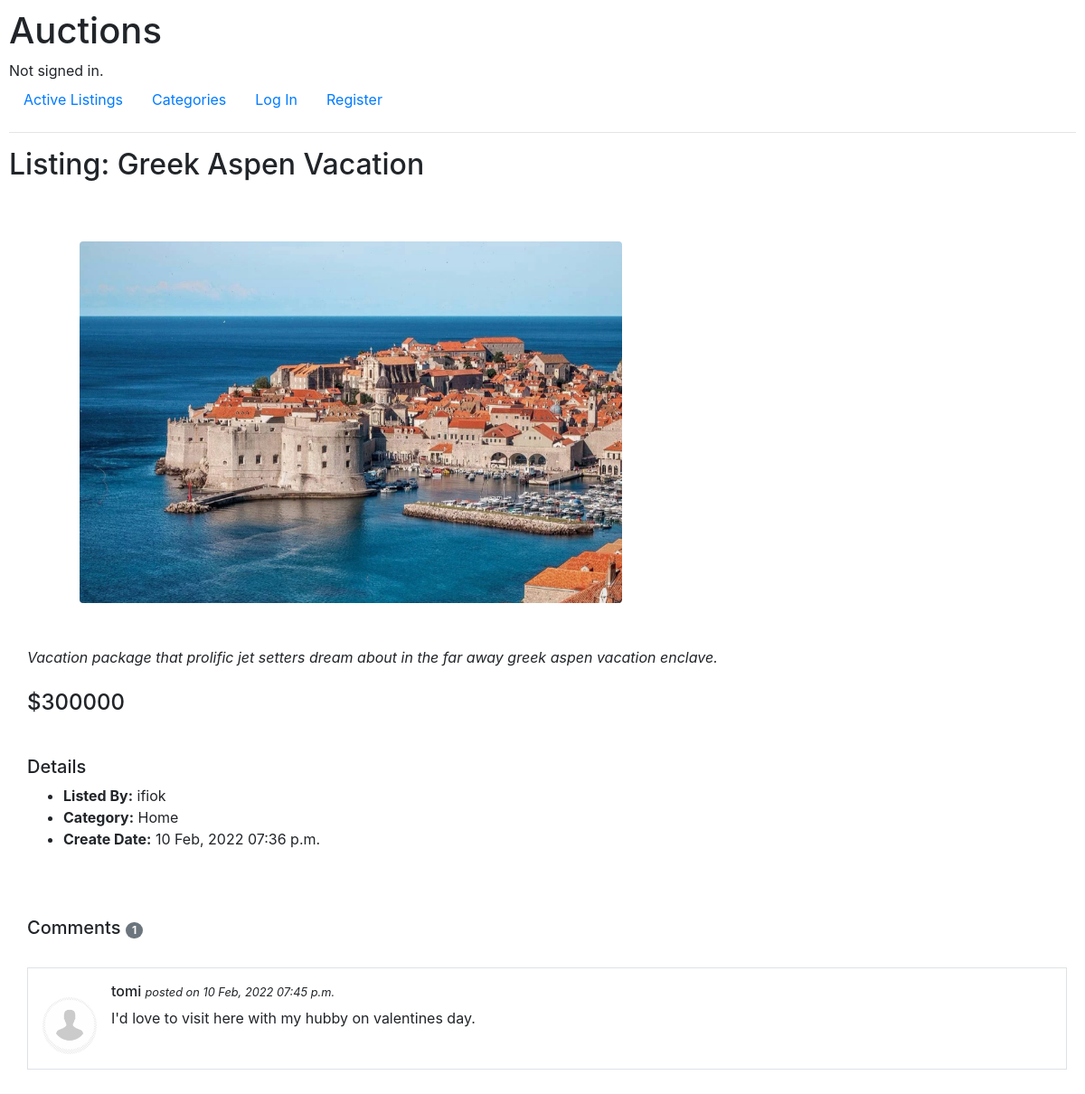
The page /listings/65 on the database its author committed.
### auctions/models.py (models this page shows, shortened)
class Listing(models.Model):
    title = models.CharField(max_length=64)
    description = models.CharField(max_length=255)
    startBid = models.BigIntegerField()
    photo = models.ImageField(upload_to='auctions/photos')
    user = models.ForeignKey(User, on_delete=models.CASCADE,related_name='user')
    categories = models.ManyToManyField(Category, related_name='listings')
    closed = models.BooleanField(default=False)
    createDate = models.DateTimeField(default=timezone.now)

class User(AbstractUser):
    pass

class Category(models.Model):
    title = models.CharField(max_length=64)
    def __str__(self):
        return f"{self.title}"

class Comment(models.Model):
    user = models.ForeignKey(User, on_delete=models.CASCADE, related_name='commenter')
    listing = models.ForeignKey(Listing, on_delete=models.CASCADE, related_name='comments')
    text = models.CharField(max_length=255)
    createDate = models.DateTimeField(default=timezone.now)

### auctions/views.py (the view)
# urls.py: path("listings/<int:list_id>", views.listing_detail, name="listing"),
def listing_detail(request,list_id):
    print(f"Search for a listing details with id {list_id}")
    try:
        listing = Listing.objects.get(id=list_id)
    except Listing.DoesNotExist:
        listing = None
    return loadListingView(request, listing, None, None, "", None)

### auctions/templates/auctions/listing_view.html (shortened to what this page needs)
{% extends "auctions/layout.html" %}
{% block body %}
    {% if listing %}
        <h2>Listing: {{ listing.title }}</h2>
        <br />
        <br />
        <div style="margin: 10px 10px 10px 20px;">
            <div>
                {% if listing.photo %}
                    <div>
                        <img style="margin-left: 5%;" width='600' height='400' src="{{ listing.photo.url }}" class="rounded" alt="{{ listing.title }}">
                    </div>
                {% else %}
                    <div>
                        <img style="margin-left: 5%;" width='600' height='400'  src="{{ '/media/auctions/photos/no_image_available_001.jpg' }}" class="rounded"  alt="{{ listing.title }}"  />
                    </div>
                {% endif %}
            </div>
            <br />
            <br />
            <div>
                </b><i>{{ listing.description }}</i><br/><br/>
                <h4>${{ listing.startBid }}</h4>
            </div>
        </div>
        <br />
        <div style="margin: 10px 10px 10px 20px;">
            <div>
                <h5>Details</h5>
                <ul>
                    <li><b>Listed By:</b> {{ listing.user }}</li>
                    <li><b>Category:</b> {{ categories }}</li>
                    <li><b>Create Date:</b> {{ listing.createDate|date:'d M, Y' }} {{ listing.createDate|time:'h:i a' }}</li>
                </ul>
            </div>
        </div>
        <br />
        <br />
        <div style="margin: 10px 10px 10px 20px;">
            <div>
                <h5>Comments <small><span class="badge badge-pill badge-secondary">{{ listing.comments.count }}</span></a></small></h5>
                <br />
                <div>
                    {% for comment in listing.comments.all %}
                        <div class="media border p-3">
                            <img src="{{ '/media/user.png' }}" alt="{{comment.user}}" class="mr-3 mt-3 rounded-circle" style="width:60px;">
                            <div class="media-body">
                              <h6>{{comment.user}} <small><i> posted on {{ comment.createDate|date:'d M, Y' }} {{ comment.createDate|time:'h:i a' }}</i></small></h6>
                              <p>{{comment.text}}</p>
                            </div>
                        </div>
                        {% empty %}
                            <p>No comments added to this listing.</p>
                    {% endfor %}
                    <br/>
                </div>
            </div>
        </div>
    {% else %}
        <h2>Listing</h2>
        <p style="color: red;">There is no such listing in the system.</p>
    {% endif %}
{% endblock %}

### auctions/static/auctions/styles.css (style rules this page uses)
body { padding: 10px; }

### rows shown on the page
Listing: title "Greek Aspen Vacation", photo (picture), description "Vacation package that prolific jet setters dream about in the far away greek aspen vacation enclave.", startBid "300000", user "ifiok", createDate "10 Feb, 2022", createDate "07:36 p.m.", comments.count "1"
Category: title "Home"
Comment: user "tomi", createDate "10 Feb, 2022", createDate "07:45 p.m.", text "I'd love to visit here with my hubby on valentines day."
